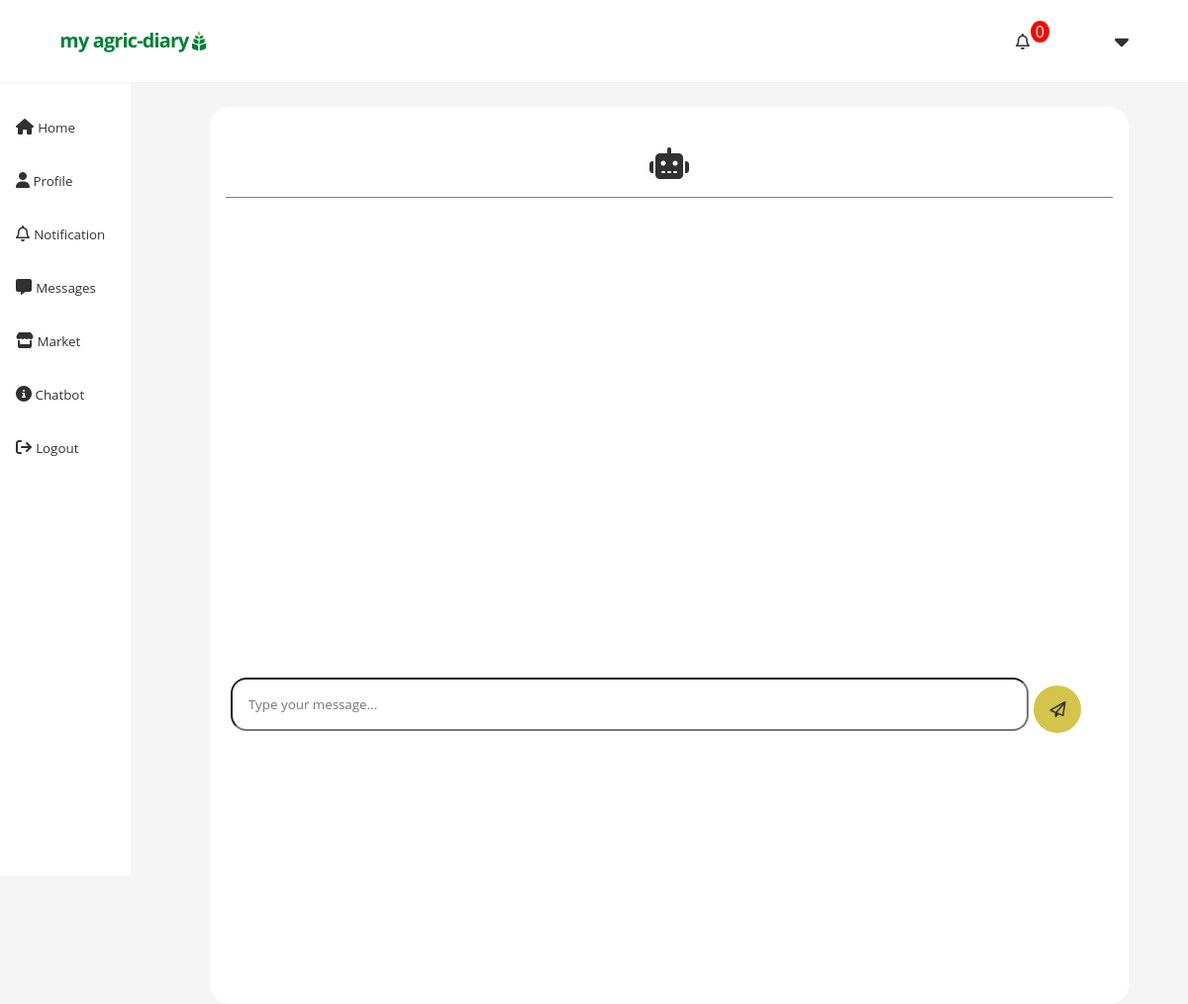
Before: /ai/chat/ (signed in) with the older database file.
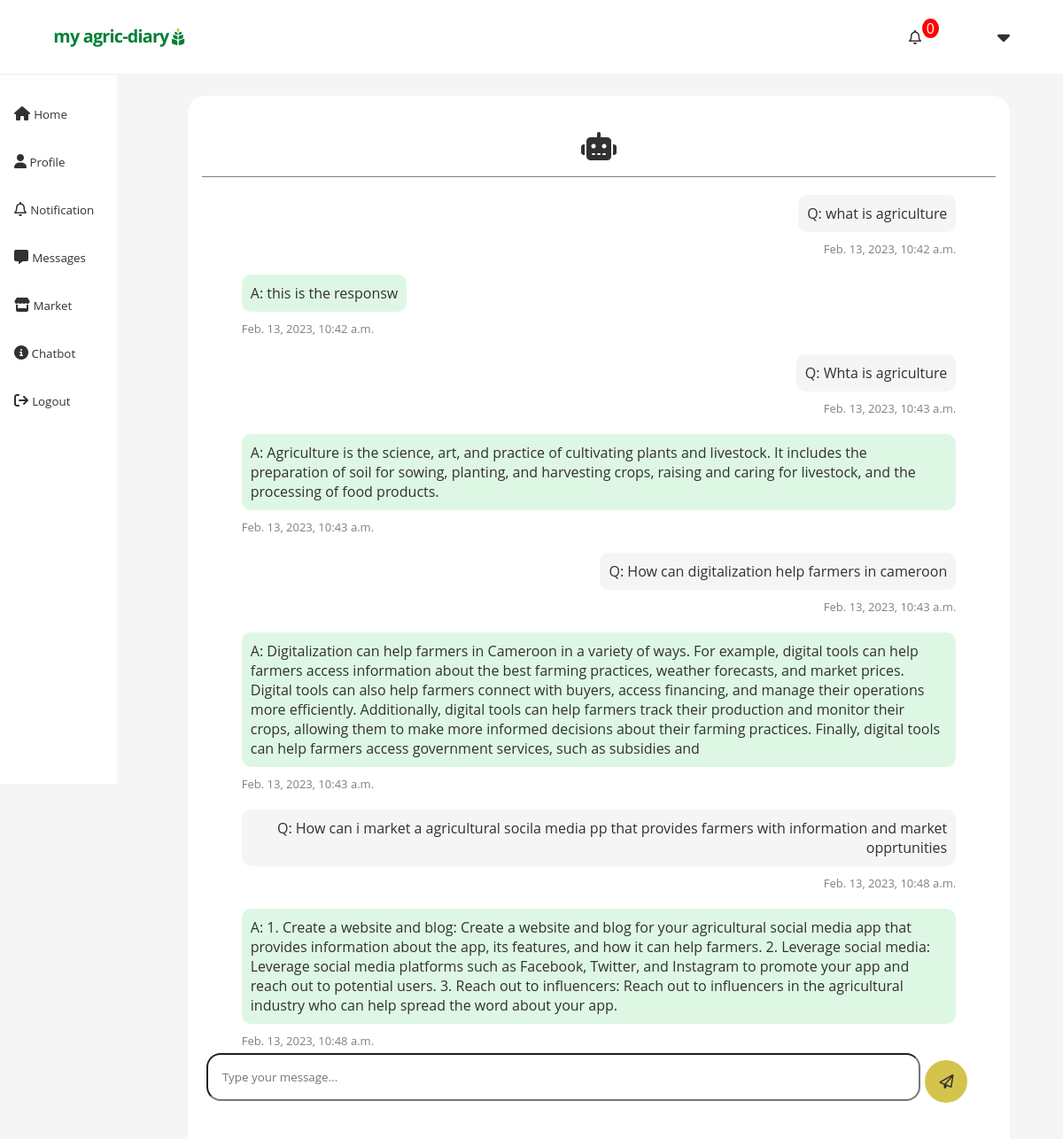
After: the same page with the newer database file.
### account/models.py (models this page shows)
class CustomUser(AbstractUser):
    email = models.EmailField(unique=True)
    first_name = models.CharField( max_length=100 , blank=False)
    last_name= models.CharField( max_length=100 , blank=False )
    bio=models.CharField(max_length=400,blank=True, null=True)
    location = CountryField(blank_label='(select country)')
    profile_pic=models.ImageField( upload_to='profilepics/' ,blank=True, null=True,validators=[FileExtensionValidator(['jpg','png',])])
    is_student = models.BooleanField(default=False)
    course = models.CharField(max_length=100 ,blank=True, null=True)
    instituition = models.CharField(max_length=100 ,blank=True, null=True)
    profession=models.CharField(max_length=100 ,blank=True, null=True)
    company = models.CharField(max_length=100 ,blank=True, null=True)
    date_joined = models.DateTimeField( auto_now_add=True)
    is_active = models.BooleanField( default=True)
    username = None
    USERNAME_FIELD = 'email'
    REQUIRED_FIELDS = []
    objects = UserManager()
    def __str__(self):
        return self.last_name

### myagricai/models.py (models this page shows, shortened)
class UserQA(models.Model):
    user = models.ForeignKey(CustomUser,on_delete=models.CASCADE)
    question=models.CharField(max_length=1000)
    answer = models.CharField(max_length=1000)
    date= models.DateTimeField(auto_now_add=True)
    objects = Manager()   # The default Manager.

### myagricai/views.py (the view)
# urls.py: path('chat/',views.myagricAi, name='ai_room'),
@login_required
def myagricAi(request):
    chat = UserQA.objects.filter(user=request.user)
    return render(request, 'ai/chatroom.html',{'chatbot':chat})

### Friends/context_processors.py (called while the page is built)
def friendSuggestions(request):
        if request.user.is_authenticated:
            user = request.user
            network = Network.objects.get(user=request.user)
            friendsuggestions= suggestions(request,network=network)
            return {'friendsuggestions':friendsuggestions,'mynetwork':network}
        else:
                return {}

def suggestions(request, network):
    friends = network.following.all()
    user=request.user
    print(friends)
    suggestions =Network.objects.filter(
        following__in = friends).exclude(id=network.id).distinct()
    return suggestions

### notification/context_processors.py (called while the page is built)
def notificationCount(request):
        if request.user.is_authenticated:
            user = request.user
            notification = NotificationUser.objects.get(user = user)
            count = notification.mynotification.all().filter(is_read = False)
            return {'count':count.count}
        else:
                return {}

### myagricai/templates/ai/chatroom.html (shortened to what this page needs)
{% extends 'main/base.html'%}
{% block content %}
{% load static %}
<link rel="stylesheet" href="{% static 'styles/chat.css' %}">
<div class="grid-container">
    <main>
                            <div class="card">
                                    <div class="messages-wrapper">
                                        <div class="card-header msg_head">
                                            <i class="fa-solid fa-robot" style="font-size: 2rem;"></i>
                                         </div>
                                        <div class="card-body msg_card_body" id="messagebody" >
                                            {% for chat in chatbot %}
                                                    <div class=" replied">
                                                        <div class="msg_cotainer_send">
                                                          <p>Q: {{chat.question}} </p>
                                                            <div class="msg_time_send msg_time">{{chat.date}}</div>
                                                        </div>
                                                    </div>
                                                    <div class="msg_cotainer">
                                                        <p>A: {{chat.answer}}</p>
                                                        <div class="msg_time">{{chat.date}}</div>
                                                    </div>
                                                    {%endfor%}
                                    </div>
                            </div>
                            <div class="card-footer">
                                <form method="POST" id="form">
                                    <div class="input-group">
                                        <input type="text" name="" id="input-message"  placeholder="Type your message..." autocomplete="off">
                                            <button class="btnsend " type="submit"> <i class="fa-regular fa-paper-plane"></i></button>
                                </div>
                                </form>
                            </div>
    </main>
    </div>
    {%endblock%}

### templates/main/base.html (shortened to what this page needs)
{% load static %}
<!DOCTYPE html>
<html lang="en">
<head>
    <link rel="stylesheet" href="{% static 'styles/mainstyle.css'%}">
    <link rel="stylesheet" href="{% static stylesheet %}">
</head>
<body>
        <header>
            <div class="logo">
             <a href="../../../">   <img src="{% static 'images/my agric-diary.png'%}" width="100%"></a>
            </div>
            <div class="header-right">
                    {% if request.user.is_authenticated %}
                            <span>
                                <a href="{% url 'notification' %}">
                                    <span class="notification-wrapper">
                                        <span class="notification-counter">
                                               <span><i class="fa-regular fa-bell"> </i> </span>
                                                <span id="counter"> {{count}} </span>
                                        </span>
                                    </span>
                                </a>
                            </span>
                        <span>
                            {% if request.user.profile_pic %}
                            <a href="{% url 'profile' request.user.id %}">
                                <div class="roundedprofile" style="background:url('{{request.user.profile_pic.url}}') ;background-position: center; background-size: contain;">  </div> </a>
                            {% else %}
                            <a href="{% url 'profile' request.user.id %}">   <img src="https://encrypted-tbn0.gstatic.com/images?q=tbn:ANd9GcR9RzmCAKhjBMu6GN8LHxNLTw8Vt347xfIXWA&usqp=CAU" alt="" width="30px"></a>
                            {% endif %}
                        </span>
                            <span class="dropdown">
                                <span class="dropbtn" onclick="myFunction(data='myDropdown{{article.id}}')"> <i class="fa-solid fa-caret-down"></i></span>
                              </span>
                    {% else %}
                        <span> <a href="{% url 'login' %}"> Login </a> </span>
                        <span> <a href="{% url 'signup' %}"> Signup </a></span>
                    {% endif %}
            </div>
        </header>
   <div class="flex-container">
    <div class="bodynav_right">
        <a href="../../../"> <i class="fa-solid fa-house"></i> <small> Home </small></a>
        <a href="{% url 'profile'  request.user.id %}"> <i class="fa-solid fa-user"></i><small>  Profile</small> </a>
        <a href="{% url 'notification' %}"> <i class="fa-regular fa-bell"></i> <small> Notification </small>  </a>
        <a href="{% url 'chatlobby' %}"> <i class="fa-solid fa-message"></i>  <small> Messages </small></a>
        <a href="{% url 'market' %}"> <i class="fa-solid fa-store"></i><small>  Market </small> </a>
        <a href="{% url 'ai_room' %}"> <i class="fa-solid fa-circle-info"></i><small> Chatbot </small>  </a>
        <a href="{% url 'logout' %}"><i class="fa-solid fa-arrow-right-from-bracket"></i> <small> Logout  </small></a>
    </div>
        {% block content %}
        {% endblock%}
    </div>
</body>
</html>

### static/styles/mainstyle.css (style rules this page uses)
* { padding: 0; margin:0; box-sizing: border-box; font-family: 'Lexend Deca', sans-serif; color:#313131; }
:root { --primary-color:#4ba064; --primary-color:#008037; }
body { background-color: #f2f1ef; background-color: #f5f5f5; }
.flex-container { display: flex; align-items: flex-start; display: flex; justify-content: left; gap: 20px; }
a { text-decoration:none; color:var(--primary-color); }
.bodynav_right { padding: 1rem; height: 100vh; background-color: #fff; position: sticky; top:80px; display: flex; flex-direction: column; grid-area: 1rem; margin-top: -23px; }
.bodynav_right a { padding-block: 1rem; width: 100px; }
header { display:flex; align-items:center; justify-content: space-between; margin-bottom: 25px; padding-inline:5%; padding-block: 1.2rem; position: sticky; width: 100%; top: 0; background-color: white; color: #4ba064; z-index: 100; }
header a { color: #4ba064; }
.header-right { display:flex; gap:20px; align-items:center; }
.notification-counter { position:relative; margin-right: 1rem; }
#counter { position: absolute; top: -10px; right: -20px; background-color: red; color: white; border-radius: 50%; padding: 0px 5px; }
.grid-container { display: grid; grid-template-columns: 1fr 35%; gap: 2rem; min-height: 80vh; padding-inline: 5%; margin-inline: auto; max-width: 1700px; }
button { background-color: transparent; border: none; text-align: center; }
input,select,button,textarea { -webkit-border-radius:0; border-radius:0; }
.roundedprofile { display: block; height: 30px !important; width: 30px !important; border-radius: 50%; object-fit: contain; }

### static/styles/chat.css (style rules this page uses)
:root { --primary-color:#008037; }
* { font-family: 'Open Sans', sans-serif; }
a { text-decoration: none; color:black }
.card { width:100%; min-height:100vh; margin-bottom:75px; }
.card-header { text-align: center; padding:10px; border-bottom: .3px solid grey; }
.card-body { padding-inline: 5%; z-index: -1; }
.replied,.msg_cotainer { display: block; width: 100%; z-index: 1; }
.replied { text-align: right; }
.msg_cotainer p { padding: 10px; margin-block: 20px; border-radius: 10px; display: inline-block; background-color: rgb(222, 247, 228); }
.replied p { padding: 10px; margin-block: 20px; border-radius: 10px; background-color: #f5f5f5; display: inline-block; }
.card-footer { position: sticky; bottom:0; width:100%; background-color: white; }
.input-group { display: flex; align-items: center; }
input { width:100%; padding:10px; margin:5px; margin-bottom:15px; }
input#input-message { padding:1rem; width:90%; border-radius: 1rem; }

### myagricai/templates/ai/chatroom.html (style rules this page uses)
.grid-container { display: block; grid-template-columns: 35% 1fr; gap: 1rem; min-height: 80vh; padding-inline: 5%; width: 100%; max-width: 1700px; }
main { background-color: white; padding: 1rem; border-radius: 20px; margin-bottom: 0; position: relative; }
.msg_time { color: grey; font-size: small; margin-top: -10px; }
.btnsend { font-size: 1rem; background-color: #d4c44b; width: 3rem; height: 3rem; border-radius: 50%; }
.card-body { min-height: 60vh; }

### templates/main/base.html (style rules this page uses)
.dropdown { position: relative; display: inline-block; }
.dropbtn { font-size: 1.4rem; margin-top: -5px; }

Changed rows visible on the page:
added UserQA: question "what is agriculture", date "Feb. 13, 2023, 10:42 a.m.", answer "this is the responsw"
added UserQA: question "Whta is agriculture", date "Feb. 13, 2023, 10:43 a.m.", answer "Agriculture is the science, art, and practice of cultivating plants and livestock. It includes the preparation of soil for sowing, planting, and harvesting crops, raising and caring for livestock, and the processing of food products."
added UserQA: question "How can digitalization help farmers in cameroon", date "Feb. 13, 2023, 10:43 a.m.", answer "Digitalization can help farmers in Cameroon in a variety of ways. For example, digital tools can help farmers access information about the best farming practices, weather forecasts, and market prices. Digital tools can also help farmers connect with buyers, access financing, and manage their operations more efficiently. Additionally, digital tools can help farmers track their production and monitor their crops, allowing them to make more informed decisions about their farming practices. Finally, digital tools can help farmers access government services, such as subsidies and"
added UserQA: question "How can i market a agricultural socila media pp that provides farmers with information and market opprtunities", date "Feb. 13, 2023, 10:48 a.m.", answer "1. Create a website and blog: Create a website and blog for your agricultural social media app that provides information about the app, its features, and how it can help farmers. 2. Leverage social media: Leverage social media platforms such as Facebook, Twitter, and Instagram to promote your app and reach out to potential users. 3. Reach out to influencers: Reach out to influencers in the agricultural industry who can help spread the word about your app."
